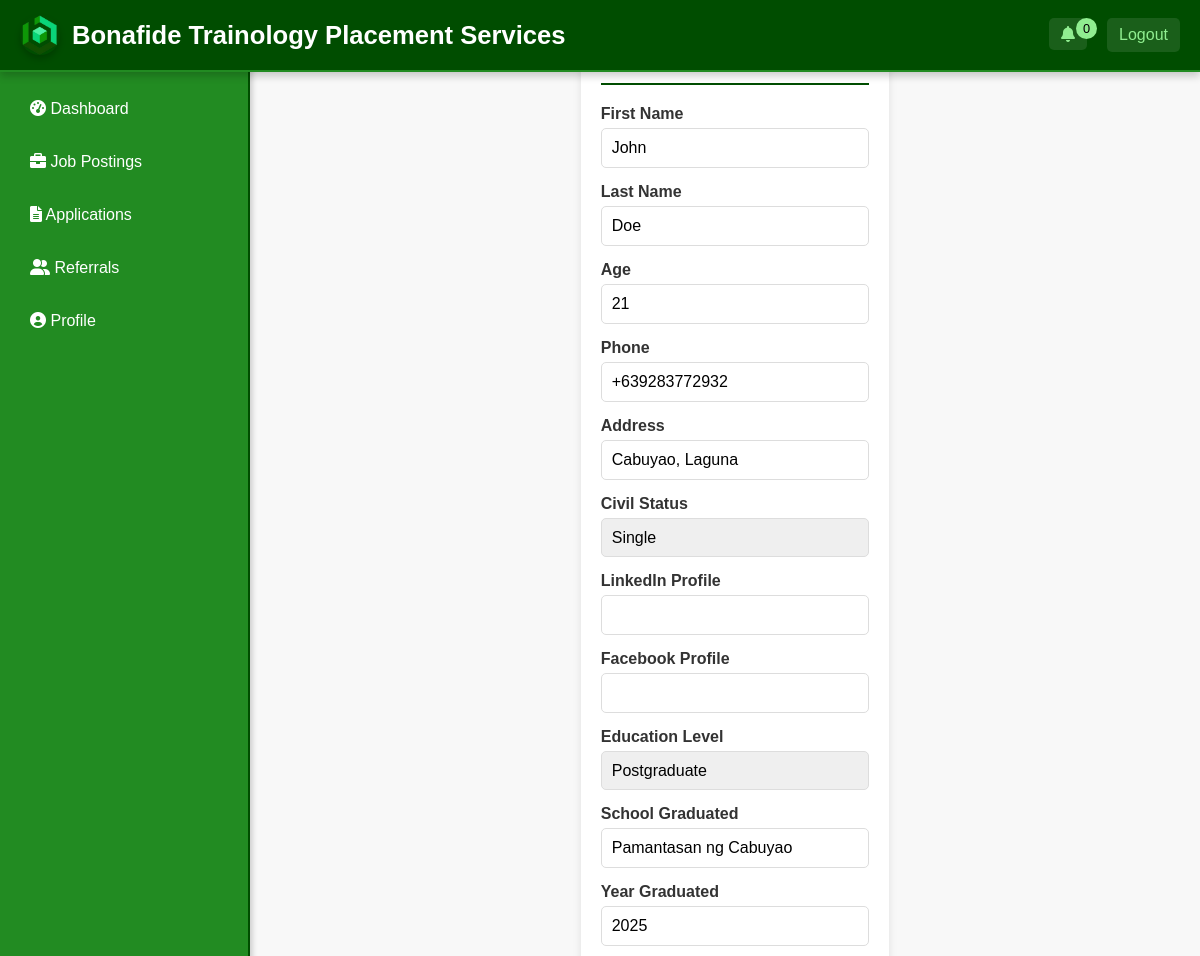
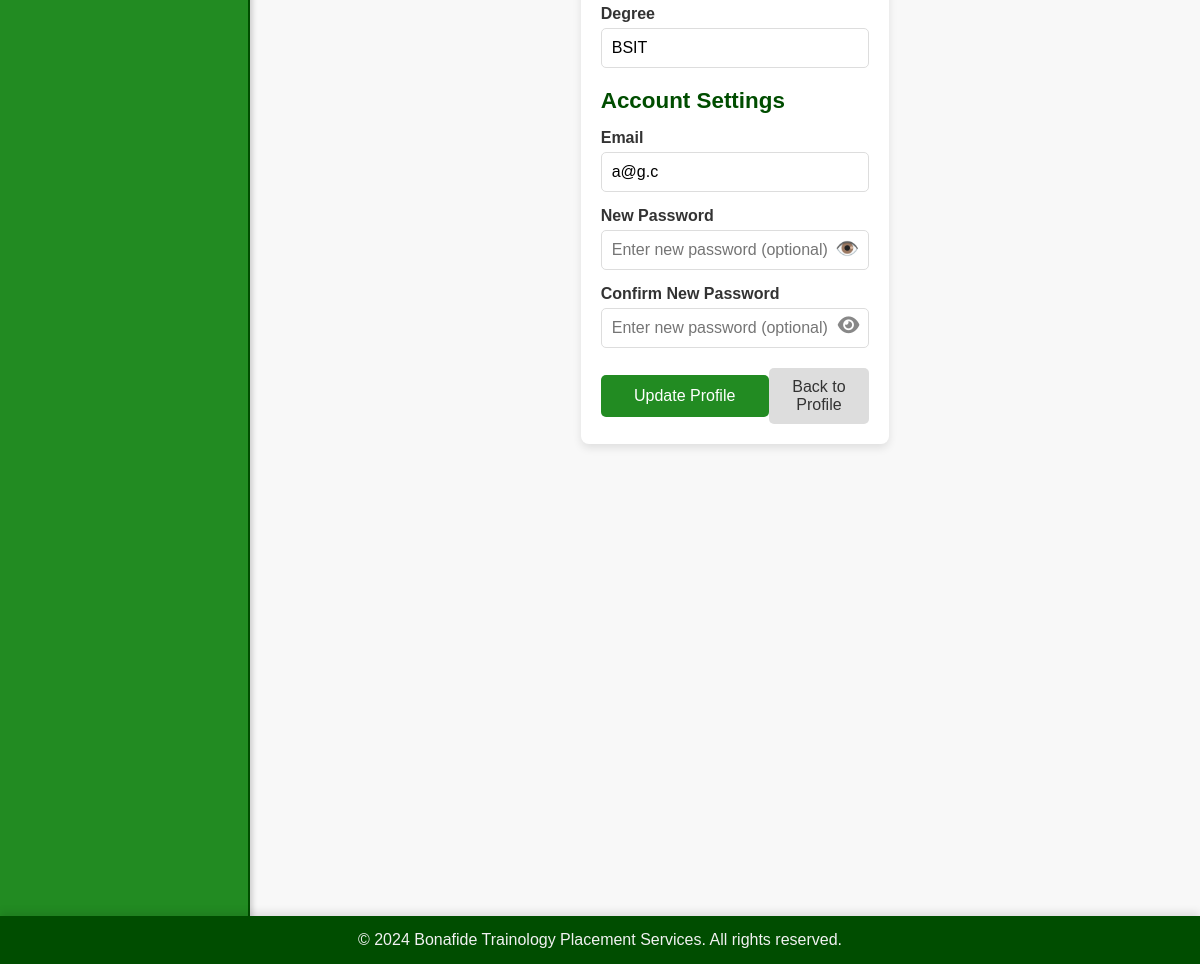
Page /applicant/edit_profile.php (signed in) on the committed database (2 pictures, top to bottom).
### tables this page shows
CREATE TABLE `profiles` (
  `profile_id` int(11) NOT NULL,
  `user_id` int(11) NOT NULL,
  `fname` varchar(100) NOT NULL,
  `lname` varchar(100) NOT NULL,
  `age` int(11) DEFAULT NULL,
  `phone` varchar(45) DEFAULT NULL,
  `address` varchar(255) DEFAULT NULL,
  `civil_status` varchar(45) DEFAULT NULL,
  `linkedin_link` varchar(255) DEFAULT NULL,
  `facebook_link` varchar(255) DEFAULT NULL,
  `referral_code` varchar(100) DEFAULT NULL,
  `education_level` enum('PRIMARY','SECONDARY','TERTIARY','POSTGRADUATE') DEFAULT NULL,
  `school_graduated` varchar(255) DEFAULT NULL,
  `year_graduated` varchar(4) DEFAULT NULL,
  `degree` varchar(255) DEFAULT NULL
);

CREATE TABLE `users` (
  `user_id` int(11) NOT NULL,
  `email` varchar(100) NOT NULL,
  `password` varchar(255) NOT NULL,
  `role` enum('APPLICANT','RECRUITER','USER_ADMIN') NOT NULL,
  `last_login` datetime DEFAULT NULL,
  `registration_date` datetime NOT NULL DEFAULT current_timestamp(),
  `status` enum('ACTIVE','INACTIVE','BANNED') DEFAULT 'INACTIVE',
  `verification_token` varchar(255) DEFAULT NULL
);

### applicant/edit_profile.php (the view, shortened to what this page needs)
<?php
include 'header.php';
include 'sidebar.php';
$user_id = $_SESSION['user_id'];
$profile_sql = "SELECT * FROM profiles WHERE user_id = ?";
$profile_stmt = $conn->prepare($profile_sql);
$profile_stmt->bind_param("i", $user_id);
$profile_stmt->execute();
$profile_result = $profile_stmt->get_result();
$profile = $profile_result->fetch_assoc();
$user_sql = "SELECT email FROM users WHERE user_id = ?";
$user_stmt = $conn->prepare($user_sql);
$user_stmt->bind_param("i", $user_id);
$user_stmt->execute();
$user_result = $user_stmt->get_result();
$user = $user_result->fetch_assoc();
?>
<!DOCTYPE html>
<html lang="en">
<head>
    <link rel="stylesheet" href="https://cdnjs.cloudflare.com/ajax/libs/font-awesome/6.0.0-beta3/css/all.min.css">
    <link rel="stylesheet" href="applicant_styles.css">
</head>
<body class="edit_profile-main-content">
    <div class="profile-container">
        <div class="profile-header">
            <h2>Edit Profile</h2>
        </div>
        <form action="edit_profile.php" method="POST">
            <label for="fname">First Name</label>
            <input type="text" id="fname" name="fname" value="<?php echo htmlspecialchars($profile['fname']); ?>" required>
            <label for="lname">Last Name</label>
            <input type="text" id="lname" name="lname" value="<?php echo htmlspecialchars($profile['lname']); ?>" required>
            <label for="age">Age</label>
            <input type="text" id="age" name="age" value="<?php echo htmlspecialchars($profile['age']); ?>" required>
            <label for="phone">Phone</label>
            <input type="text" id="phone" name="phone" value="<?php echo htmlspecialchars($profile['phone']); ?>" required>
            <label for="address">Address</label>
            <input type="text" id="address" name="address" value="<?php echo htmlspecialchars($profile['address']); ?>" required>
            <label for="civil_status">Civil Status</label>
            <select id="civil_status" name="civil_status" required>
                <option value="Single" <?php echo ($profile['civil_status'] == 'Single') ? 'selected' : ''; ?>>Single</option>
            </select>
            <label for="linkedin_link">LinkedIn Profile</label>
            <input type="text" id="linkedin_link" name="linkedin_link" value="<?php echo htmlspecialchars($profile['linkedin_link']); ?>">
            <label for="facebook_link">Facebook Profile</label>
            <input type="text" id="facebook_link" name="facebook_link" value="<?php echo htmlspecialchars($profile['facebook_link']); ?>">
            <label for="education_level">Education Level</label>
            <select id="education_level" name="education_level" required>
                <option value="POSTGRADUATE" <?php echo ($profile['education_level'] == 'POSTGRADUATE') ? 'selected' : ''; ?>>Postgraduate</option>
            </select>
            <label for="school_graduated">School Graduated</label>
            <input type="text" id="school_graduated" name="school_graduated" value="<?php echo htmlspecialchars($profile['school_graduated']); ?>" required>
            <label for="year_graduated">Year Graduated</label>
            <input type="text" id="year_graduated" name="year_graduated" value="<?php echo htmlspecialchars($profile['year_graduated']); ?>" required>
            <label for="degree">Degree</label>
            <input type="text" id="degree" name="degree" value="<?php echo htmlspecialchars($profile['degree']); ?>" required>
            <h3>Account Settings</h3>
            <label for="email">Email</label>
            <input type="email" id="email" name="email" value="<?php echo htmlspecialchars($user['email']); ?>" required>
            <label for="password">New Password</label>
            <div class="password-container">
                <input type="password" id="password" name="password" placeholder="Enter new password (optional)">
                <span class="toggle-password" onclick="togglePasswordVisibility('password')">👁️</span>
            </div>
            <label for="confirm_password">Confirm New Password</label>
            <div class="password-container">
                <input type="password" id="password" name="password" placeholder="Enter new password (optional)">
                <span class="toggle-password" onclick="togglePasswordVisibility('password')">
                    <i class="fas fa-eye"></i>
                </span>
            </div>
            <div class="button-group">
                <button type="submit">Update Profile</button>
                <a href="profile.php" class="back-button">Back to Profile</a>
            </div>
        </form>
    </div>
    <div style="height: 500px;"></div>
</body>
<?php include 'footer.php'; ?>
</html>

### applicant/applicant_styles.css (style rules this page uses)
* { margin: 0; padding: 0; box-sizing: border-box; font-family: Arial, sans-serif; }
body { display: flex; flex-direction: column; background-color: #f0f4f7; color: #333; }
html, body { margin: 0; padding: 0; display: flex; flex-direction: column; min-height: 100vh; font-family: Arial, sans-serif; }
.edit_profile-main-content { margin-left: 270px; padding: 20px; background-color: #f8f8f8; color: #333; }
.profile-container { max-width: 800px; margin: auto; background-color: #ffffff; padding: 20px; border-radius: 8px; box-shadow: 0 4px 8px rgba(0, 0, 0, 0.1); }
.profile-header h2 { color: #004d00; font-size: 1.8em; border-bottom: 2px solid #004d00; padding-bottom: 10px; margin-bottom: 20px; }
.profile-container form label { display: block; margin-top: 15px; font-weight: bold; color: #333; }
.profile-container form input[type="text"], .profile-container form input[type="email"], .profile-container form input[type="password"], .profile-container form select { width: 100%; padding: 10px; border: 1px solid #ddd; border-radius: 5px; font-size: 1em; margin-top: 5px; }
.password-container { position: relative; }
.password-container .toggle-password { position: absolute; right: 10px; top: 50%; transform: translateY(-50%); cursor: pointer; font-size: 1.2em; color: #888; }
.button-group { display: flex; justify-content: space-between; align-items: center; margin-top: 20px; }
.button-group button, .button-group .back-button { padding: 10px 20px; border-radius: 5px; font-size: 1em; cursor: pointer; text-align: center; transition: background-color 0.3s; }
.button-group button { background-color: #228B22; color: white; border: none; }
.button-group .back-button { background-color: #dddddd; color: #333; text-decoration: none; }
.profile-container form select { -webkit-appearance: none; -moz-appearance: none; appearance: none; }
.profile-container h3 { margin-top: 20px; color: #004d00; font-size: 1.4em; font-weight: bold; }
button[type="submit"] { width: 100%; padding: 12px; background-color: #228B22; color: white; border: none; border-radius: 5px; font-size: 1em; cursor: pointer; transition: background-color 0.3s; }

### rows in the picture
profiles: fname "John", lname "Doe", age "21", phone "+639283772932", address "Cabuyao, Laguna", education_level "Postgraduate", school_graduated "Pamantasan ng Cabuyao", year_graduated "2025", degree "BSIT"
users: email "a@g.c"

### other values in the picture
$unread_count "0"
